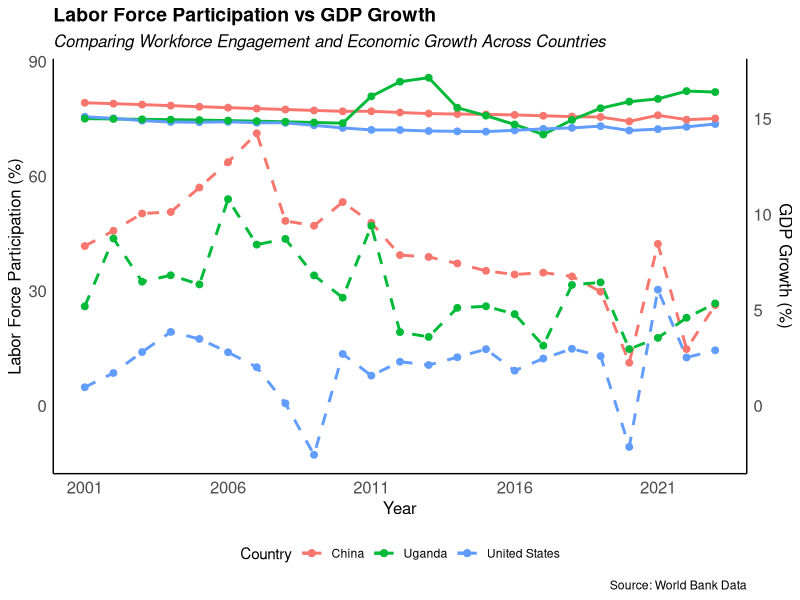
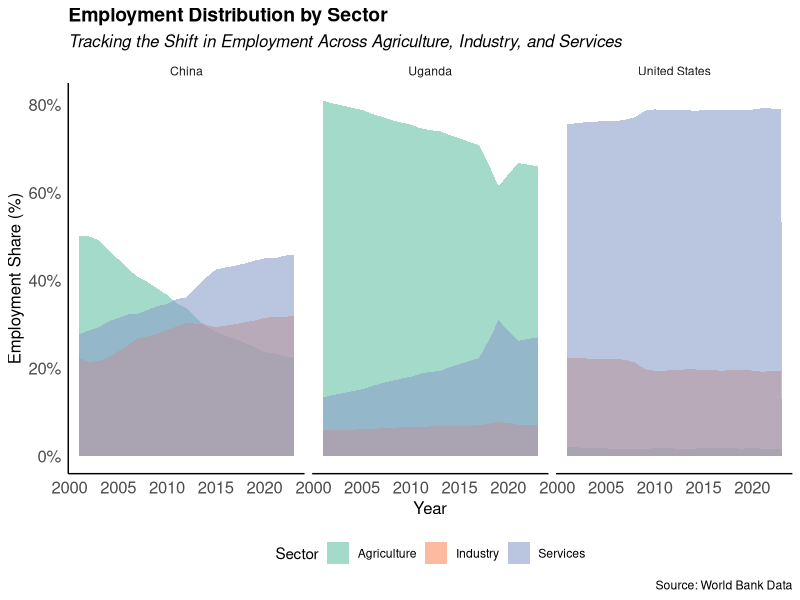
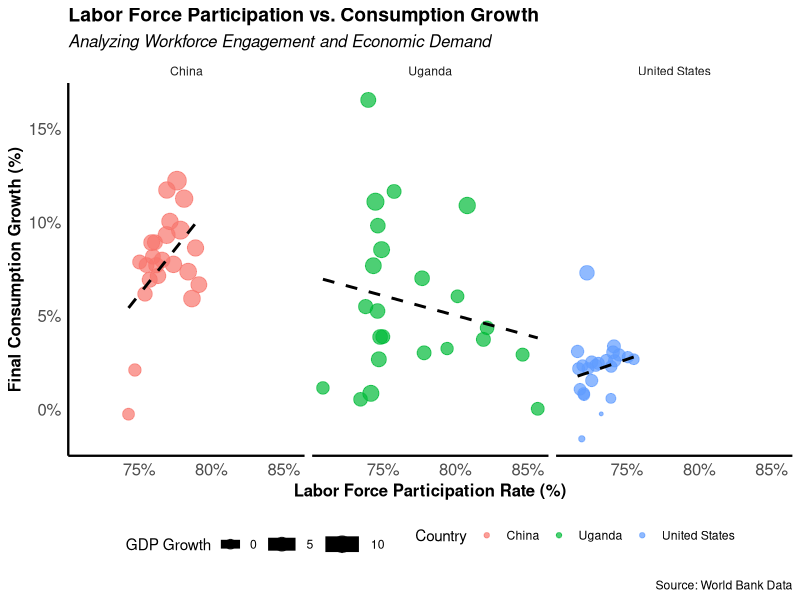
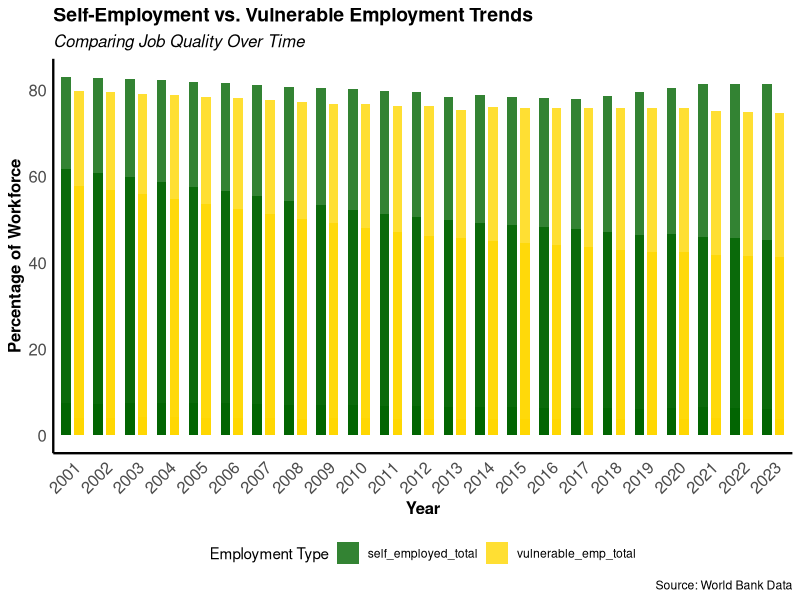

Write the R code that produced these figures, in order.
## ---- chunk 1

library(readxl)
library(writexl)
library(tidyverse)
library(tibble)

## ---- chunk 2
# Read Original File and Assign it to "data" 

data <- read_excel("data/0_OriginData_World_Development_Indicators.xlsx")

# Pivot longer to convert year columns into a "Year" column

data_long <- data |>
  pivot_longer(
    cols = starts_with("20"), 
    # Select all year columns (2001-2023)
    names_to = "Year",          
    # Move column names to "Year"
    values_to = "Value"
    # Store data values in "Value"
    )        

# Drop NAs contained by these cols

data_long <- data_long |>
  drop_na(`Country Name`, `Country Code`, `Series Code`, `Series Name`)

# Convert Year column to numeric

data_long$Year <- as.numeric(str_extract(data_long$Year, "\\d+"))

# Pivot wider to make Series Name values into separate columns

data_clean <- data_long |>
  select(-"Series Code") |>
  # delete the "Series Code" column
  pivot_wider(names_from = "Series Name", 
              values_from = "Value")

## ---- chunk 3
# Define selected variables
data_available <- data_clean %>%
  select(
    country_name                = `Country Name`,
    country_code                = `Country Code`,
    year                        = `Year`,
    empl_agri                 = `Employment in agriculture (% of total employment) (modeled ILO estimate)`,
    empl_industry             = `Employment in industry (% of total employment) (modeled ILO estimate)`,
    empl_services             = `Employment in services (% of total employment) (modeled ILO estimate)`,
    final_cons_growth           = `Final consumption expenditure (annual % growth)`,
    gdp_growth                  = `GDP growth (annual %)`,
    lfpr_total_15_64_milo        = `Labor force participation rate, total (% of total population ages 15-64) (modeled ILO estimate)`,
    self_employed_total         = `Self-employed, total (% of total employment) (modeled ILO estimate)`,
    vulnerable_emp_total        = `Vulnerable employment, total (% of total employment) (modeled ILO estimate)`)

## ---- chunk 4
# Mutate the chr into numeric
data_available_clean <- data_available |> 
  mutate(across(-c(country_name, country_code, year), as.numeric))

## ---- chunk 5

codebook <- tribble(
  ~new_variable,                    ~original_variable,                                                    
  "country_name",                   "Country Name",
  "country_code",                   "Country Code",
  "year",                           "Year",
  "empl_agri",                      "Employment in agriculture (% of total employment) (modeled ILO estimate)",
  "empl_industry",                  "Employment in industry (% of total employment) (modeled ILO estimate)",
  "empl_services",                  "Employment in services (% of total employment) (modeled ILO estimate)",
  "final_cons_growth",              "Final consumption expenditure (annual % growth)",
  "gdp_growth",                     "GDP growth (annual %)",
  "households_cons_growth",         "Households and NPISHs Final consumption expenditure (annual % growth)",
  "lfpr_total_15_64_milo",          "Labor force participation rate, total (% of total population ages 15-64) (modeled ILO estimate)",
  "self_employed_total",            "Self-employed, total (% of total employment) (modeled ILO estimate)",
  "vulnerable_emp_total",           "Vulnerable employment, total (% of total employment) (modeled ILO estimate)",
)



## ---- chunk 6
ggplot(data_available_clean, aes(x = year, group = country_name, color = country_name)) +
  geom_line(aes(y = lfpr_total_15_64_milo), size = 1) +
  geom_point(aes(y = lfpr_total_15_64_milo), size = 2) +
  geom_line(aes(y = gdp_growth * 5), size = 1, linetype = "dashed") +
  geom_point(aes(y = gdp_growth * 5), size = 2) +
  scale_x_continuous(breaks = seq(min(data_available_clean$year), max(data_available_clean$year), by = 5)) +
  scale_y_continuous(sec.axis = sec_axis(~./5, name = "GDP Growth (%)")) +
  labs(
    title = "Labor Force Participation vs GDP Growth",
    subtitle = "Comparing Workforce Engagement and Economic Growth Across Countries",
    x = "Year", y = "Labor Force Participation (%)",
    color = "Country",
    caption = "Source: World Bank Data"
  ) +
  theme_minimal() +
  theme(
        panel.grid = element_blank(),
        plot.title = element_text(size = 14, face = "bold"),  
        plot.subtitle = element_text(size = 12, face = "italic"),  
        axis.title.x = element_text(size = 12),  
        axis.title.y = element_text(size = 12),  
        axis.text.x = element_text(size = 12),  
        axis.text.y = element_text(size = 12),
        legend.position = "bottom",
        axis.line = element_line(color = "black")  # Ensures both x-axis and y-axis lines are visible
  )


## ---- chunk 7
ggplot(data_available_clean, aes(x = year)) +
  geom_area(aes(y = empl_agri, fill = "Agriculture"), alpha = 0.6, position = "stack") +
  geom_area(aes(y = empl_industry, fill = "Industry"), alpha = 0.6, position = "stack") +
  geom_area(aes(y = empl_services, fill = "Services"), alpha = 0.6, position = "stack") +
  facet_wrap(~country_name) +
  labs(
    title = "Employment Distribution by Sector",
    subtitle = "Tracking the Shift in Employment Across Agriculture, Industry, and Services",
    x = "Year", y = "Employment Share (%)",
    fill = "Sector",
    caption = "Source: World Bank Data"
  ) +
  scale_fill_brewer(palette = "Set2") +  # Improved color scheme for better distinction
  scale_y_continuous(labels = scales::percent_format(scale = 1)) +  # Format as percentage if applicable
  theme_minimal() +
  theme(
        panel.grid = element_blank(),
        plot.title = element_text(size = 14, face = "bold"),  
        plot.subtitle = element_text(size = 12, face = "italic"),  
        axis.title.x = element_text(size = 12),  
        axis.title.y = element_text(size = 12),  
        axis.text.x = element_text(size = 12),  
        axis.text.y = element_text(size = 12),
        legend.position = "bottom",
        axis.line = element_line(color = "black")
  )


## ---- chunk 8
ggplot(data_available_clean, aes(x = lfpr_total_15_64_milo, y = final_cons_growth, color = country_name, size = gdp_growth)) +
  geom_point(alpha = 0.7) +
  geom_smooth(method = "lm", se = FALSE, color = "black", linetype = "dashed") +
  facet_wrap(~country_name) +
  scale_x_continuous(labels = scales::percent_format(scale = 1)) +  # Formats LFPR as a percentage
  scale_y_continuous(labels = scales::percent_format(scale = 1)) +  # Formats consumption growth as a percentage
  labs(
    title = "Labor Force Participation vs. Consumption Growth",
    subtitle = "Analyzing Workforce Engagement and Economic Demand",
    x = "Labor Force Participation Rate (%)",  
    y = "Final Consumption Growth (%)",        
    color = "Country",
    size = "GDP Growth",
    caption = "Source: World Bank Data"
  ) +
  theme_minimal() +
  theme(
    panel.grid = element_blank(),   # Removes internal gridlines for a cleaner look
    plot.title = element_text(size = 14, face = "bold"),  
    plot.subtitle = element_text(size = 12, face = "italic"),  
    axis.title.x = element_text(size = 12, face = "bold"),  
    axis.title.y = element_text(size = 12, face = "bold"),  
    axis.text.x = element_text(size = 12),  
    axis.text.y = element_text(size = 12),
    legend.position = "bottom",
    axis.line = element_line(color = "black", size = 0.8)  # Ensures both x-axis and y-axis lines are visible
  )



## ---- chunk 9
# Reshape data to long format (if not already in this format)
data_long <- data_available_clean %>%
  pivot_longer(cols = c(self_employed_total, vulnerable_emp_total), 
               names_to = "Employment Type", values_to = "Percentage")

# Create the ggplot
ggplot(data_long, aes(x = factor(year), y = Percentage, fill = `Employment Type`)) +  
  geom_col(position = position_dodge(width = 0.8), width = 0.6, alpha = 0.8) +
  labs(
    title = "Self-Employment vs. Vulnerable Employment Trends",
    subtitle = "Comparing Job Quality Over Time",
    x = "Year", 
    y = "Percentage of Workforce",
    fill = "Employment Type",
    caption = "Source: World Bank Data"
  ) +
  scale_fill_manual(values = c("darkgreen", "gold")) +  # Custom colors
  theme_minimal() +
  theme(
    panel.grid = element_blank(),  # Remove background grid for clarity
    plot.title = element_text(size = 14, face = "bold"),  
    plot.subtitle = element_text(size = 12, face = "italic"),  
    axis.title.x = element_text(size = 12, face = "bold"),  
    axis.title.y = element_text(size = 12, face = "bold"),  
    axis.text.x = element_text(size = 12, angle = 45, hjust = 1),  
    axis.text.y = element_text(size = 12),
    legend.position = "bottom",
    axis.line = element_line(color = "black", size = 0.8)  # Ensures both x-axis and y-axis lines are visible
  )

